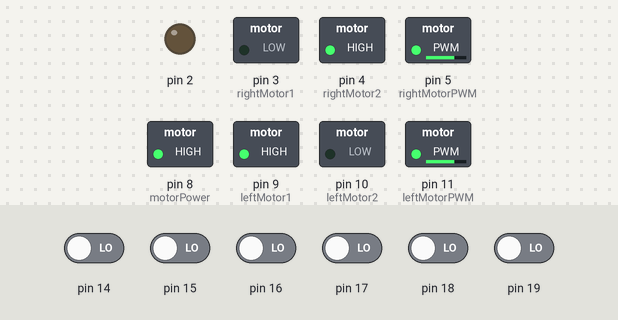
Simulated run of this sketch. Board: Arduino Uno, built with avr-gcc and run on an emulated ATmega328P. Shown: switched loads named in the sketch (green lamp = pin HIGH), output pins drawn as LEDs (lit = HIGH). The test bench sets the inputs (shaded band); at power-on: pin 14–19 LOW.

Above: at 10.2 s.
10.3 s: pin 14 driven HIGH
At 10.7 s:
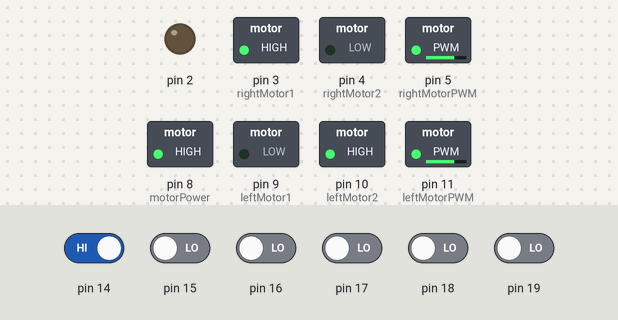
11.8 s: pin 18 driven HIGH
At 13.0 s:
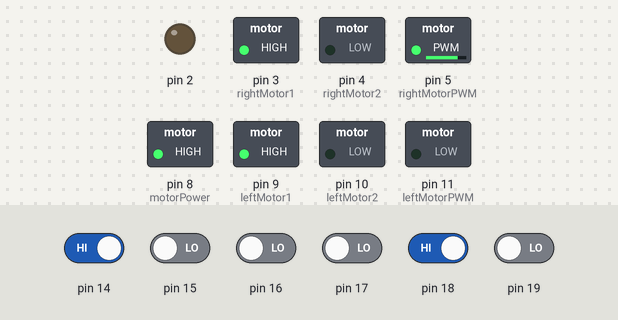
13.3 s: pin 17 driven HIGH
14.8 s: pin 14 driven LOW
At 15.3 s:
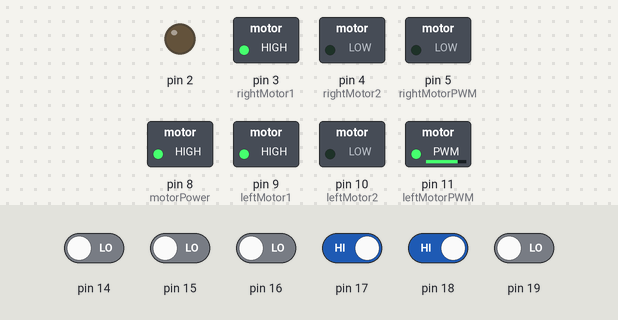
16.3 s: pin 15 driven HIGH and pin 16 driven HIGH
At 16.8 s:
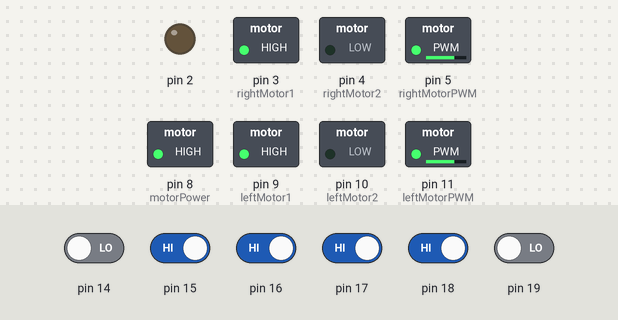
17.8 s: pin 15 driven LOW
At 19.0 s:
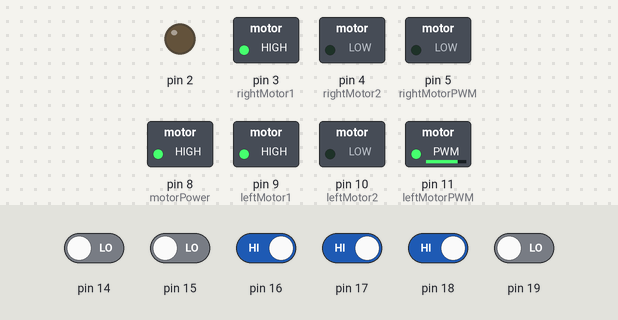
Timing chart, 0 to 20.3 s (numbered marks = the images above; inputs shaded):
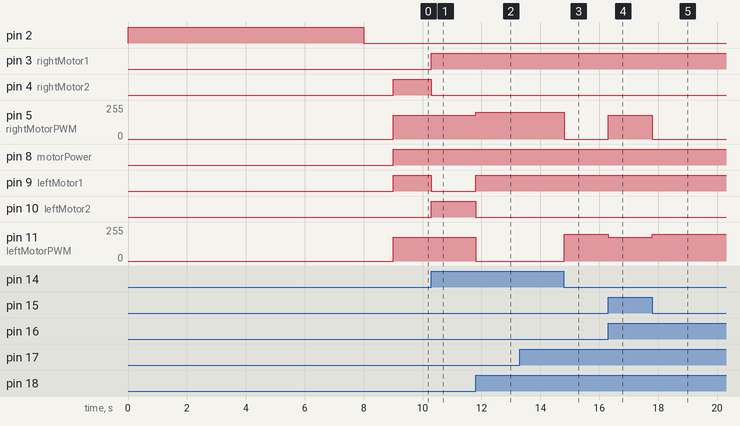

Measured:
- after the input at 10.3 s, pin 3 (rightMotor1), pin 10 (leftMotor2): LOW → HIGH at once; pin 4 (rightMotor2), pin 9 (leftMotor1): HIGH → LOW at once
- after the input at 11.8 s, pin 5 (rightMotorPWM): 180/255 → 200/255 at once; pin 9 (leftMotor1): LOW → HIGH at once; pin 10 (leftMotor2): HIGH → LOW at once; pin 11 (leftMotorPWM): 180/255 → 0/255 at once
- after the input at 14.8 s, pin 5 (rightMotorPWM): 200/255 → 0/255 at once; pin 11 (leftMotorPWM): 0/255 → 200/255 at once
- after the input at 16.3 s, pin 5 (rightMotorPWM): 0/255 → 180/255 at once; pin 11 (leftMotorPWM): 200/255 → 180/255 at once
- after the input at 17.8 s, pin 5 (rightMotorPWM): 180/255 → 0/255 at once; pin 11 (leftMotorPWM): 180/255 → 200/255 at once

The sketch:

pid_linefolower.ino
```cpp
#include <QTRSensors.h>

#define Kp 2//0.8///1 experiment to determine this, start by something small that just makes your bot follow the line at a slow speed
#define Kd 20//16//18//14
// experiment to determine this, slowly increase the speeds and adjust this value. ( Note: Kp < Kd)
#define MaxSpeed 200//190 max speed of the robot
#define BaseSpeed 180 // this is the speed at which the motors should spin when the robot is perfectly on the line
#define NUM_SENSORS  6     // number of sensors used

#define speedturn 180

#define rightMotor1 3
#define rightMotor2 4
#define rightMotorPWM 5
#define leftMotor1 9
#define leftMotor2 10
#define leftMotorPWM 11
#define motorPower 8

QTRSensorsRC qtrrc((unsigned char[]) {19, 18, 17, 16, 15, 14} ,NUM_SENSORS, 2500, QTR_NO_EMITTER_PIN);

unsigned int sensorValues[NUM_SENSORS];

void setup()
{
  pinMode(rightMotor1, OUTPUT);
  pinMode(rightMotor2, OUTPUT);
  pinMode(rightMotorPWM, OUTPUT);
  pinMode(leftMotor1, OUTPUT);
  pinMode(leftMotor2, OUTPUT);
  pinMode(leftMotorPWM, OUTPUT);
  pinMode(motorPower, OUTPUT);

 // delay(300);
  pinMode(2,OUTPUT);
  int i;
  digitalWrite(2,HIGH);
  for (int i = 0; i < 200; i++) // calibrate for sometime by sliding the sensors across the line, or you may use auto-calibration instead
  {
   //comment this part out for automatic calibration
//    if ( i  < 25 || i >= 75 ) // turn to the left and right to expose the sensors to the brightest and darkest readings that may be encountered
//    {
//      move(1, 150, 1);//motor derecho hacia adelante
//      move(0, 150, 0);//motor izquierdo hacia atras
//    }
//    else
//    {
//      move(1, 150, 0);//motor derecho hacia atras
//      move(0, 150, 1);//motor izquierdo hacia adelante
//    }
    qtrrc.calibrate();
    delay(15);
  }
  digitalWrite(2,LOW);
  wait();
  delay(1000); // wait for 2s to position the bot before entering the main loop
}

int lastError = 0;
unsigned int sensors[6];
int position = qtrrc.readLine(sensors);

void loop()
{
  position = qtrrc.readLine(sensors); // get calibrated readings along with the line position, refer to the QTR Sensors Arduino Library for more details on line position.

  if(position>3000){
    move(1, speedturn, 1);//right motor forward speedturn
    move(0, speedturn, 0);//left engine forward
   // delay(70);
    return;
  }
  if(position<300){
    move(1, speedturn, 0);//motor derecho hacia adelante
    move(0, speedturn, 1);//motor izquierdo hacia adelante
   // delay(70);
    return;
  }


//
//  if(position<300 && position<3000){
//    move(1, speedturn, 0);//motor derecho hacia adelante
//    move(0, speedturn, 1);//motor izquierdo hacia adelante
//    return;
//  }
// if(position>3000 && position>300){
//    move(1, speedturn, 1);//right motor forward
//    move(0, speedturn, 0);//left engine forward
//    return;
//  }


//  if(position>3000 && position<4800){
//
//
//    digitalWrite(rightMotor1, 1);
//    digitalWrite(rightMotor2, 0);
//    analogWrite(rightMotorPWM, 180);
//    digitalWrite(leftMotor1, 0);
//    digitalWrite(leftMotor2, 1);
//    analogWrite(leftMotorPWM, 180);
//
//    return;
//  }
//  if(position<300 && position>100){
//   digitalWrite(leftMotor1, 1);
//    digitalWrite(leftMotor2, 0);
//    analogWrite(leftMotorPWM, 180);
//    digitalWrite(rightMotor1, 0);
//    digitalWrite(rightMotor2, 1);
//    analogWrite(rightMotorPWM,180);
//
//    return;
//  }
//  if(position<=5000 && position>4800){
//
//
//    digitalWrite(rightMotor1, 1);
//    digitalWrite(rightMotor2, 0);
//    analogWrite(rightMotorPWM, 220);
//    digitalWrite(leftMotor1, 0);
//    digitalWrite(leftMotor2, 1);
//    analogWrite(leftMotorPWM, 220);
//
//    return;
//  }
//  if(position>=0 && position<100){
//   digitalWrite(leftMotor1, 1);
//    digitalWrite(leftMotor2, 0);
//    analogWrite(leftMotorPWM, 220);
//    digitalWrite(rightMotor1, 0);
//    digitalWrite(rightMotor2, 1);
//    analogWrite(rightMotorPWM,220);
//
//    return;
//  }


//  if(position>3000){
//
//
//    digitalWrite(rightMotor1, 1);
//    digitalWrite(rightMotor2, 0);
//    analogWrite(rightMotorPWM, 240);
//    digitalWrite(leftMotor1, 0);
//    digitalWrite(leftMotor2, 1);//1
//    analogWrite(leftMotorPWM, 240);
// //delay(50);
//    return;
//  }
//
//  if(position<400){
//   digitalWrite(leftMotor1, 1);//1
//    digitalWrite(leftMotor2, 0);
//    analogWrite(leftMotorPWM, 240);
//    digitalWrite(rightMotor1, 0);
//    digitalWrite(rightMotor2, 1);//1
//    analogWrite(rightMotorPWM,240);
//   // delay(50);
//  }


position = qtrrc.readLine(sensors);

  int error = position - 2500;
  int motorSpeed = Kp * error + Kd * (error - lastError);
  lastError = error;

  int rightMotorSpeed = BaseSpeed + motorSpeed;
  int leftMotorSpeed = BaseSpeed - motorSpeed;

  if (rightMotorSpeed > MaxSpeed ) rightMotorSpeed = MaxSpeed; // prevent the motor from going beyond max speed
  if (leftMotorSpeed > MaxSpeed ) leftMotorSpeed = MaxSpeed; // prevent the motor from going beyond max speed
  if (rightMotorSpeed < 0)rightMotorSpeed = 0;
  if (leftMotorSpeed < 0)leftMotorSpeed = 0;

  move(1, rightMotorSpeed, 1);//motor derecho hacia adelante
  move(0, leftMotorSpeed, 1);//motor izquierdo hacia adelante
}

void wait(){
  digitalWrite(motorPower, LOW);
}

void move(int motor, int speed, int direction){
  digitalWrite(motorPower, HIGH); //disable standby

  boolean inPin1=HIGH;
  boolean inPin2=LOW;

  if(direction == 1){
    inPin1 = HIGH;
    inPin2 = LOW;
  }
  if(direction == 0){
    inPin1 = LOW;
    inPin2 = HIGH;
  }

  if(motor == 0){
    digitalWrite(leftMotor1, inPin1);
    digitalWrite(leftMotor2, inPin2);
    analogWrite(leftMotorPWM, speed);
  }
  if(motor == 1){
    digitalWrite(rightMotor1, inPin1);
    digitalWrite(rightMotor2, inPin2);
    analogWrite(rightMotorPWM, speed);
  }
}
```
